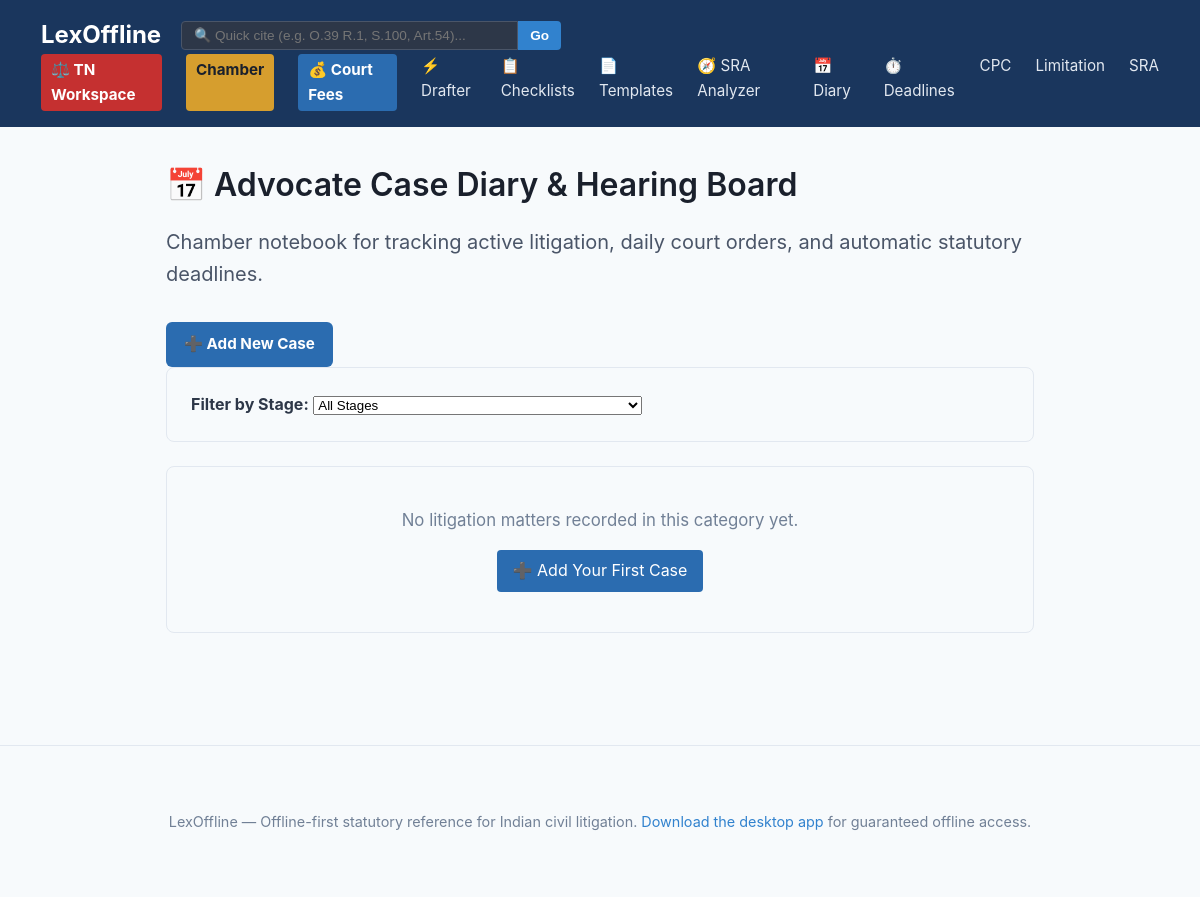
Page /diary on the earlier database version.
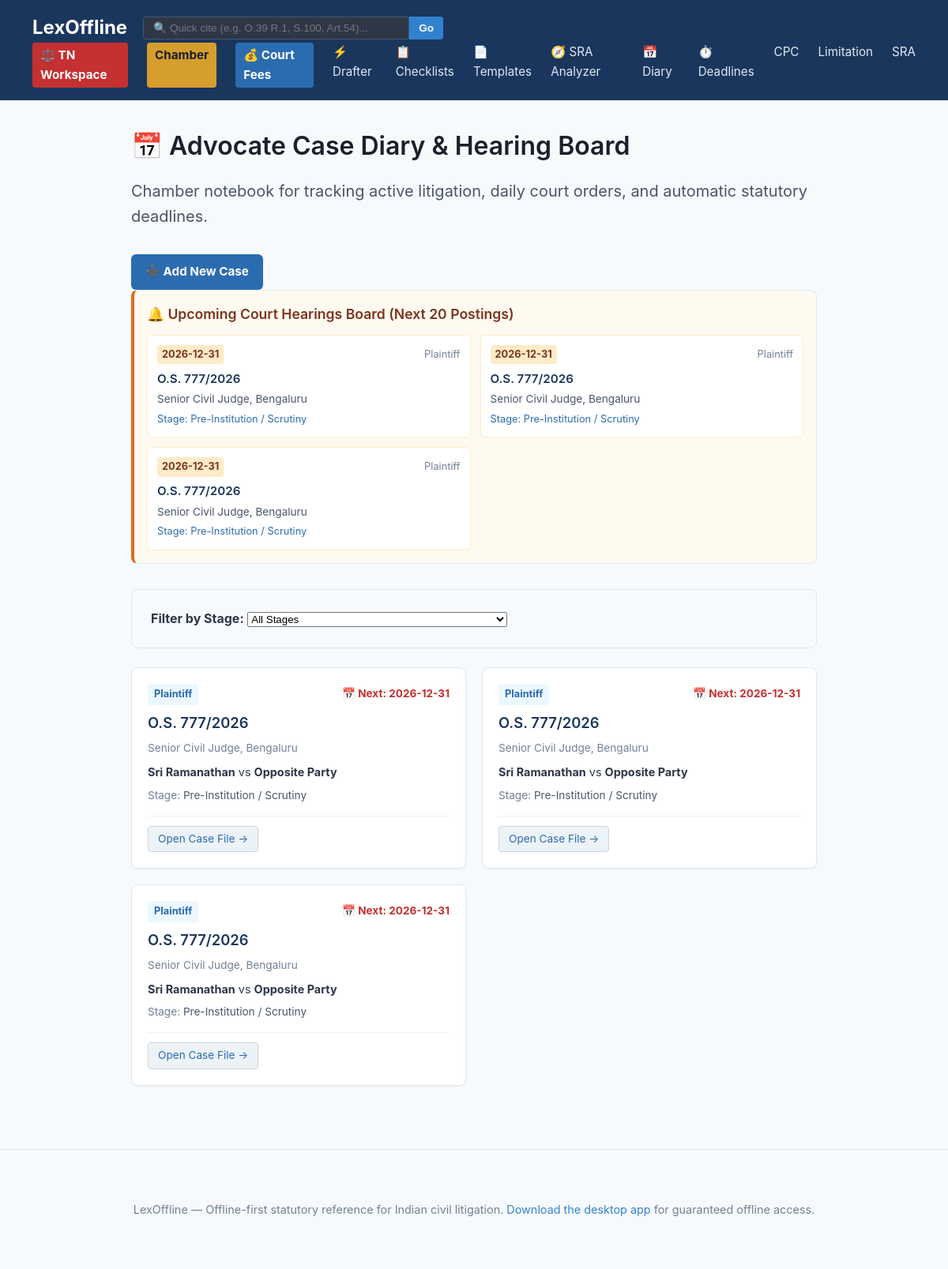
Same page on the later database version.
### tables this page shows
CREATE TABLE case_diary (
                id INTEGER PRIMARY KEY AUTOINCREMENT,
                case_no TEXT NOT NULL,
                court_name TEXT NOT NULL,
                client_name TEXT NOT NULL,
                client_role TEXT NOT NULL DEFAULT 'Plaintiff',
                opposite_party TEXT NOT NULL DEFAULT '',
                opposite_counsel TEXT NOT NULL DEFAULT '',
                stage TEXT NOT NULL,
                next_date TEXT NOT NULL DEFAULT '',
                notes TEXT NOT NULL DEFAULT '',
                created_at TEXT DEFAULT (datetime('now'))
            , stage_date TEXT NOT NULL DEFAULT '');

### web/app.py (the view)
@app.route('/diary')
def diary_index():
    db = get_db()
    selected_stage = request.args.get('stage', '')
    cases_rows = db.all_cases(stage=selected_stage if selected_stage else None)
    cases = [dict(r) for r in cases_rows]
    upcoming_rows = db.upcoming_cases()
    upcoming = [dict(r) for r in upcoming_rows]
    return render_template('diary_index.html',
                           cases=cases,
                           upcoming=upcoming,
                           stages=cs.CIVIL_STAGES,
                           selected_stage=selected_stage)

### web/app.py (called while the page is built)
def get_db():
    db = getattr(g, '_database', None)
    if db is None:
        db = g._database = ActDatabase(DATABASE)
    return db

@app.teardown_appcontext
def close_connection(exception):
    db = getattr(g, '_database', None)
    if db is not None:
        db.close()

### web/templates/diary_index.html (shortened to what this page needs)
{% extends "base.html" %}
{% block content %}
<div class="header-section" style="display: flex; justify-content: space-between; align-items: baseline; flex-wrap: wrap; gap: 1rem;">
    <div>
        <h1>📅 Advocate Case Diary &amp; Hearing Board</h1>
        <p class="subtitle">Chamber notebook for tracking active litigation, daily court orders, and automatic statutory deadlines.</p>
    </div>
    <a href="/diary/new" class="btn" style="background: #2b6cb0; color: #fff; text-decoration: none; padding: 10px 18px; border-radius: 6px; font-weight: bold; font-size: 0.95rem;">
        ➕ Add New Case
    </a>
</div>
{% if upcoming %}
<div class="panel" style="background: #fffaf0; border-left: 4px solid #dd6b20; padding: 1rem; margin-bottom: 2rem;">
    <h3 style="margin-top: 0; margin-bottom: 0.75rem; color: #7b341e; font-size: 1.1rem;">
        🔔 Upcoming Court Hearings Board (Next 20 Postings)
    </h3>
    <div style="display: grid; grid-template-columns: repeat(auto-fill, minmax(280px, 1fr)); gap: 0.75rem;">
        {% for u in upcoming %}
        <div style="background: #fff; border: 1px solid #feebc8; border-radius: 6px; padding: 0.75rem;">
            <div style="display: flex; justify-content: space-between; align-items: baseline;">
                <span style="background: #feebc8; color: #7b341e; font-weight: bold; font-size: 0.8rem; padding: 2px 6px; border-radius: 4px;">
                    {{ u.next_date }}
                </span>
                <span style="color: #718096; font-size: 0.8rem;">{{ u.client_role }}</span>
            </div>
            <h4 style="margin: 0.4rem 0 0.2rem 0; font-size: 0.95rem;">
                <a href="/diary/case/{{ u.id }}" style="color: #1a365d; text-decoration: none;">{{ u.case_no }}</a>
            </h4>
            <p style="margin: 0; font-size: 0.85rem; color: #4a5568;">{{ u.court_name }}</p>
            <p style="margin: 0.25rem 0 0 0; font-size: 0.8rem; color: #2b6cb0;">Stage: {{ u.stage }}</p>
        </div>
        {% endfor %}
    </div>
</div>
{% endif %}
<div class="category-filter panel" style="margin-bottom: 1.5rem;">
    <label for="stage-select"><strong>Filter by Stage:</strong></label>
    <select id="stage-select" onchange="window.location.href='/diary?stage=' + encodeURIComponent(this.value)">
        <option value="">All Stages</option>
    </select>
</div>
{% if cases %}
<div class="cases-grid" style="display: grid; grid-template-columns: repeat(auto-fill, minmax(320px, 1fr)); gap: 1.25rem;">
    {% for c in cases %}
    <div class="card" style="border: 1px solid #e2e8f0; border-radius: 8px; padding: 1.25rem; background: #fff; box-shadow: 0 1px 3px rgba(0,0,0,0.05); display: flex; flex-direction: column;">
        <div style="display: flex; justify-content: space-between; align-items: baseline; margin-bottom: 0.5rem;">
            <span class="badge" style="background: #ebf8ff; color: #2b6cb0; font-size: 0.8rem; font-weight: bold; padding: 3px 8px; border-radius: 4px;">
                {{ c.client_role }}
            </span>
            <span style="font-size: 0.85rem; color: {% if c.next_date %}#c53030; font-weight: bold;{% else %}#a0aec0;{% endif %}">
                {% if c.next_date %}📅 Next: {{ c.next_date }}{% else %}No date fixed{% endif %}
            </span>
        </div>
        <h3 style="margin: 0 0 0.4rem 0; font-size: 1.15rem;">
            <a href="/diary/case/{{ c.id }}" style="color: #1a365d; text-decoration: none;">{{ c.case_no }}</a>
        </h3>
        <p style="color: #718096; font-size: 0.85rem; margin: 0 0 0.5rem 0;">
            {{ c.court_name }}
        </p>
        <p style="color: #2d3748; font-size: 0.9rem; margin: 0 0 0.5rem 0;">
            <strong>{{ c.client_name }}</strong> vs <strong>{{ c.opposite_party or 'Opposite Party' }}</strong>
        </p>
        <p style="color: #4a5568; font-size: 0.85rem; line-height: 1.4; flex-grow: 1; margin: 0 0 1rem 0;">
            <span style="color: #718096;">Stage:</span> {{ c.stage }}
        </p>
        <div style="border-top: 1px solid #edf2f7; padding-top: 0.75rem;">
            <a href="/diary/case/{{ c.id }}" class="btn" style="display: inline-block; padding: 5px 12px; background: #edf2f7; color: #2b6cb0; border: 1px solid #cbd5e0; text-decoration: none; border-radius: 4px; font-size: 0.85rem;">
                Open Case File &rarr;
            </a>
        </div>
    </div>
    {% endfor %}
</div>
{% else %}
<div class="panel" style="text-align: center; padding: 2.5rem 1rem;">
    <p style="color: #718096; font-size: 1.05rem; margin-bottom: 1rem;">No litigation matters recorded in this category yet.</p>
    <a href="/diary/new" class="btn" style="display: inline-block; background: #2b6cb0; color: #fff; text-decoration: none; padding: 8px 16px; border-radius: 4px;">
        ➕ Add Your First Case
    </a>
</div>
{% endif %}
{% endblock %}

### web/templates/base.html (shortened to what this page needs)
<!DOCTYPE html>
<html lang="en">
<head>
    <link rel="stylesheet" href="{{ url_for('static', filename='style.css') }}">
</head>
<body>
    <header class="navbar">
        <div class="nav-container" style="max-width: 1150px;">
            <div style="display: flex; align-items: center; gap: 1.25rem; flex: 1; min-width: 280px;">
                <a href="/" class="nav-brand">LexOffline</a>
                <form action="/search" method="get" class="nav-search-form" style="display: flex; flex: 1; max-width: 380px;">
                    <input type="text" name="q" placeholder="🔍 Quick cite (e.g. O.39 R.1, S.100, Art.54)..." style="width: 100%; padding: 6px 12px; border: 1px solid #4a5568; border-radius: 4px 0 0 4px; font-size: 0.85rem; background: #2d3748; color: #fff; outline: none;">
                    <button type="submit" style="background: #3182ce; color: #fff; border: none; padding: 6px 12px; border-radius: 0 4px 4px 0; cursor: pointer; font-size: 0.85rem; font-weight: bold;">Go</button>
                </form>
            </div>
            <nav class="nav-links">
                <a href="/tn-workspace" style="background: #c53030; color: #fff; font-weight: bold; padding: 4px 10px; border-radius: 4px; text-decoration: none;">⚖️ TN Workspace</a>
                <a href="/workbench" style="background: #d69e2e; color: #1a202c; font-weight: bold; padding: 4px 10px; border-radius: 4px; text-decoration: none;">Chamber</a>
                <a href="/court-fees" style="background: #2b6cb0; color: #fff; font-weight: bold; padding: 4px 10px; border-radius: 4px; text-decoration: none;">💰 Court Fees</a>
                <a href="/drafter">⚡ Drafter</a>
                <a href="/checklists">📋 Checklists</a>
                <a href="/templates">📄 Templates</a>
                <a href="/sra/analyzer">🧭 SRA Analyzer</a>
                <a href="/diary">📅 Diary</a>
                <a href="/deadline">⏱️ Deadlines</a>
                <a href="/cpc/sections">CPC</a>
                <a href="/limitation/sections">Limitation</a>
                <a href="/sra/sections">SRA</a>
            </nav>
        </div>
    </header>
    <main class="container">
        {% block content %}{% endblock %}
    </main>
    <footer class="site-footer">
        <div class="container">
            <p>LexOffline &mdash; Offline-first statutory reference for Indian civil litigation. <a href="https://github.com/ADVADIL/lexoffline-cpc/releases" target="_blank" rel="noopener noreferrer">Download the desktop app</a> for guaranteed offline access.</p>
        </div>
    </footer>
</body>
</html>

### web/static/style.css (style rules this page uses)
* { box-sizing: border-box; margin: 0; padding: 0; }
body { font-family: -apple-system, BlinkMacSystemFont, "Segoe UI", Roboto, Helvetica, Arial, sans-serif; line-height: 1.6; color: #2d3748; background-color: #f7fafc; }
h1, h2, h3, h4 { margin-bottom: 0.5em; color: #1a202c; font-weight: 600; }
a { color: #3182ce; text-decoration: none; }
.container { max-width: 900px; margin: 0 auto; padding: 2rem 1rem; }
.navbar { background-color: #1a365d; color: white; padding: 1rem 0; }
.nav-container { max-width: 900px; margin: 0 auto; padding: 0 1rem; display: flex; justify-content: space-between; align-items: center; flex-wrap: wrap; }
.nav-brand { color: white; font-size: 1.5rem; font-weight: bold; text-decoration: none; }
.nav-links { display: flex; gap: 1.5rem; }
.nav-links a { color: #e2e8f0; text-decoration: none; font-size: 0.95rem; }
.subtitle { font-size: 1.25rem; color: #4a5568; margin-bottom: 1rem; }
.card { background: white; padding: 1.5rem; border-radius: 8px; border: 1px solid #e2e8f0; box-shadow: 0 1px 3px rgba(0,0,0,0.1); transition: transform 0.2s, box-shadow 0.2s; display: block; color: inherit; }
.btn { display: inline-block; background-color: #3182ce; color: white; padding: 0.5rem 1rem; border-radius: 4px; border: none; cursor: pointer; font-size: 1rem; }
.panel { background: #f7fafc; border: 1px solid #e2e8f0; border-radius: 8px; padding: 1.5rem; margin-bottom: 2rem; }
.site-footer { text-align: center; padding: 2rem 1rem; margin-top: 3rem; border-top: 1px solid #e2e8f0; color: #718096; font-size: 0.9rem; }

Differences in the rows shown:
added case_diary: next_date "2026-12-31", client_role "Plaintiff", case_no "O.S. 777/2026", court_name "Senior Civil Judge, Bengaluru", stage "Pre-Institution / Scrutiny", client_name "Sri Ramanathan", opposite_party "Opposite Party"
added case_diary: next_date "2026-12-31", client_role "Plaintiff", case_no "O.S. 777/2026", court_name "Senior Civil Judge, Bengaluru", stage "Pre-Institution / Scrutiny", client_name "Sri Ramanathan", opposite_party "Opposite Party"
added case_diary: next_date "2026-12-31", client_role "Plaintiff", case_no "O.S. 777/2026", court_name "Senior Civil Judge, Bengaluru", stage "Pre-Institution / Scrutiny", client_name "Sri Ramanathan", opposite_party "Opposite Party"
Other differences:
text no longer shown: "No litigation matters recorded in this category yet. ➕ Add Your First Case"
text now shown: "🔔 Upcoming Court Hearings Board (Next 20 Postings)"
